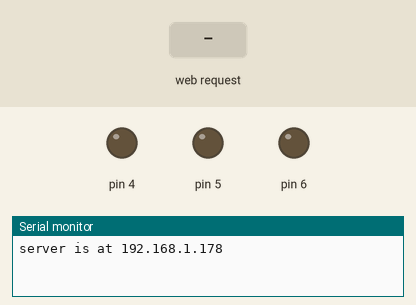
This sketch was run on a simulated Arduino Leonardo, built with avr-gcc and run on an emulated ATmega32U4. On the bench: output pins drawn as LEDs (lit = HIGH), the last lines printed to the serial monitor. The test bench sets the inputs (shaded band).

Above: at 1.2 s.
1.3 s: HTTP request GET /funk received
At 2.2 s:
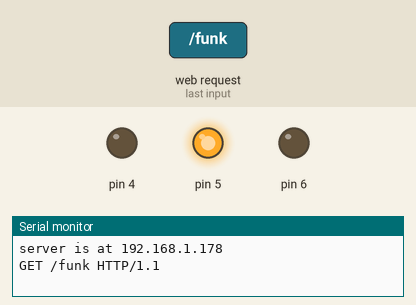
2.8 s: HTTP request GET /fink received
At 3.3 s:
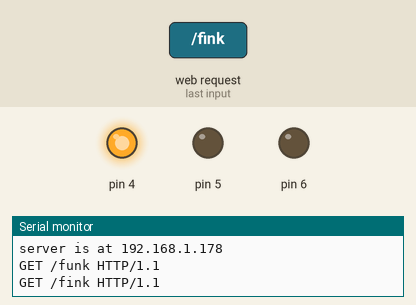
4.3 s: HTTP request GET /fonk received
At 5.6 s:
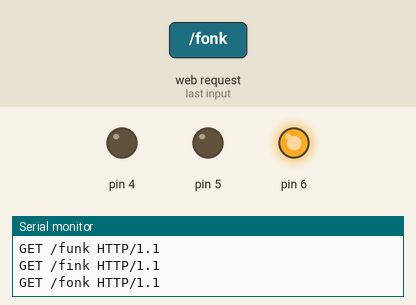
Timing chart, 0 to 7.3 s (numbered marks = the images above; inputs shaded):
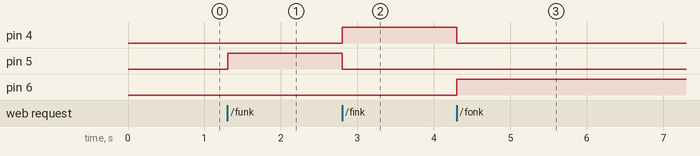

The sketch:

sem.ino
```cpp
#include <Ethernet.h>
#include <SPI.h>
#include <Servo.h>
//int led = 4;
Servo microservo;
int pos = 0;
byte mac[] = { 0xDE, 0xAD, 0xBE, 0xEF, 0xFE, 0xED };   //physical mac address
byte ip[] = { 192, 168, 1, 178 };                      // ip in lan (that's what you need to use in your browser. ("192.168.1.178")
byte gateway[] = { 192, 168, 1, 1 };                   // internet access via router
byte subnet[] = { 255, 255, 255, 0 };                  //subnet mask
EthernetServer server(80);                             //server port
String readString;

void setup() {
 // Open serial communications and wait for port to open:
  Serial.begin(9600);
  pinMode(5,OUTPUT);
   while (!Serial) {
    ; // wait for serial port to connect. Needed for Leonardo only
  }
  pinMode(4, OUTPUT);
  pinMode(6,OUTPUT);
  //microservo.attach(7);
  // start the Ethernet connection and the server:
  Ethernet.begin(mac, ip, gateway, subnet);
  server.begin();
  Serial.print("server is at ");
  Serial.println(Ethernet.localIP());
}

void loop() {
  // put your main code here, to run repeatedly:

  EthernetClient client = server.available();
  if (client) {
    while (client.connected()) {
      if (client.available()) {
        char c = client.read();

        //read char by char HTTP request
        if (readString.length() < 100) {
          //store characters to string
          readString += c;
          //Serial.print(c);
         }

         //if HTTP request has ended
         if (c == '\n') {
           Serial.println(readString); //print to serial monitor for debuging
    /* client.println();
           client.println("HTTP/1.1 200 OK"); //send new page
           client.println("<HTML>");
           client.println("<HEAD> ciao </HEAD>");
           client.println("<BODY>");
           client.println("<p>BENVENUTI </p>");
           client.println("</BODY>");
           client.println("</HTML>");

          //192.168.1.41:7070/new_trafic_light.html*/

                     client.println();
           client.println("<HTML>");
           client.println("<HEAD>");
       //    client.println("<meta name='apple-mobile-web-app-capable' content='yes' />");
         //  client.println("<meta name='apple-mobile-web-app-status-bar-style' content='black-translucent' />");
         //  client.println("<link rel='stylesheet' type='text/css' href='http://randomnerdtutorials.com/ethernetcss.css' />");
           client.println("<TITLE>SEMAFORO</TITLE>");
           client.println("</HEAD>");
           client.println("<BODY>");
           client.println("<H1>Lighting Ledlight</H1>");
          // client.println("<hr />");
          // client.println("<br />");
          // client.println("<H2>Arduino with Ethernet Shield</H2>");
          // client.println("<br />");
           client.println("<a href=\"http://192.168.1.41:7070/new_trafic_light.html\"\">Turn On LED green</a>");
          // client.println("<a href=\"/?button1off\"\">Turn Off LED green</a><br />");
          // client.println("<br />");
          // client.println("<br />");
          // client.println("<a href=\"/?button2on\"\">Rotate Left</a>");
          // client.println("<a href=\"/?button2off\"\">Rotate Right</a><br />");

           //client.println("<a href=\"/?buttonLEDorangeOn\"\">Turn on Led Oraange</a><br />");

          //client.println("<a href=\"/?buttonLEDgreenOn\"\">Turn on Led green</a><br />");

           //client.println("<p>Created by Rui Santos and modified by Ivan Al Khayat. Visit http://randomnerdtutorials.com for more projects!</p>");
           //client.println("<br />");
           client.println("</BODY>");
           client.println("</HTML>");

                     delay(1);
           //stopping client
       client.stop();
readString="";
         }
if(readString.indexOf("funk") > 0){
  //orange case
  digitalWrite(5,HIGH);
  digitalWrite(4,LOW);
  digitalWrite(6,LOW);
  client.println("<HTML>");
  client.println( "<meta http-equiv=refresh content=\"0; url=http://192.168.1.41:7070/semaforoarancio.html\">");
    client.println("</HTML>");

}
if(readString.indexOf("fink") > 0){
  //green case
  digitalWrite(4,HIGH);
    digitalWrite(5,LOW);
  digitalWrite(6,LOW);
  client.println("<HTML>");
  client.println( "<meta http-equiv=refresh content=\"0; url=http://192.168.1.41:7070/semaforoverde.html\">");
    client.println("</HTML>");
}
        if(readString.indexOf("fonk") > 0){
          //red case
            digitalWrite(4,LOW);
    digitalWrite(5,LOW);
  digitalWrite(6,HIGH);
    client.println("<HTML>");
  client.println( "<meta http-equiv=refresh content=\"0; url=http://192.168.1.41:7070/semafororosso.html\">");
    client.println("</HTML>");
          }


}
    }
  }
}
```

Measured:
- after the input at 1.3 s, pin 5: LOW → HIGH at once
- after the input at 2.8 s, pin 4: LOW → HIGH at once; pin 5: HIGH → LOW at once
- after the input at 4.3 s, pin 4: HIGH → LOW at once; pin 6: LOW → HIGH at once
